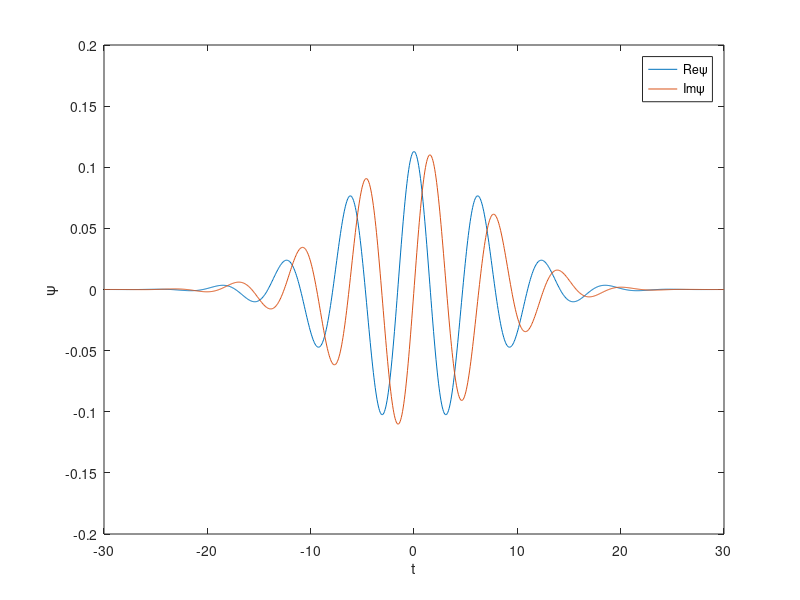

Write MATLAB code to recreate this figure. (Note: this script raises an error after producing the figure.)
%% ondelette

Q = 5;

T = 30;
t = linspace(-T, T, 1000);
psi = 1/(Q*sqrt(pi))*exp(1i*t-t.^2/(4*Q^2));
omega = linspace(0, 2, 1000);
Tpsi = 2*exp(-Q^2*(omega-1).^2);


fig = figure;
plot(t, real(psi));
hold on
plot(t, imag(psi));
xlabel('t');
ylabel('\psi');
legend({'Re\psi', 'Im\psi'});
fig.Position(3:4) = [380 280];


fig = figure;
plot(omega, real(Tpsi));
hold on
plot(omega, imag(Tpsi));
% plot(omega, abs(Tpsi));
xlabel('\omega');
ylabel('TF[\psi]');
legend({'Re TF[\psi]', 'Im TF[\psi]'});
ylim([0 2.2]);
fig.Position(3:4) = [380 280];


%% discrétisation excitation

T = 1;
dt = 0.05;
t = 0:dt:T;

w = randn(size(t));


t = [1;1;1]*t;
t = t(:);
w = [0;1;0]*w;
w = w(:);

fig = figure;
plot(t, w);
xlabel('t');
ylabel('w');
xticks([]);
yticks([]);
xlim([dt/2, T-dt/2]);
ylim([-1 1]*max(abs(get(gca, 'YLim'))));
fig.Position(3:4) = [380 280];
